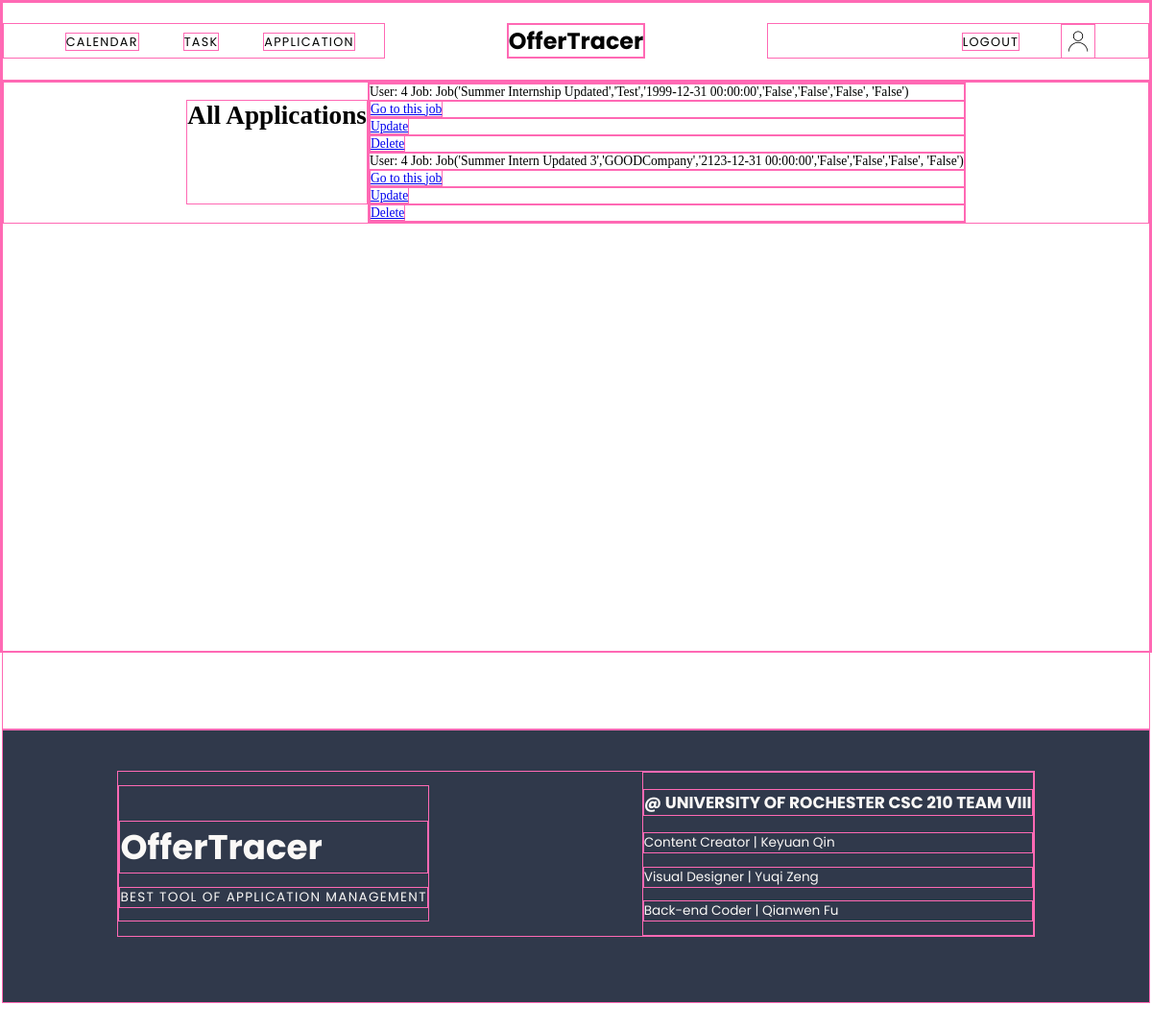
Before: /job (signed in) with the older database file.
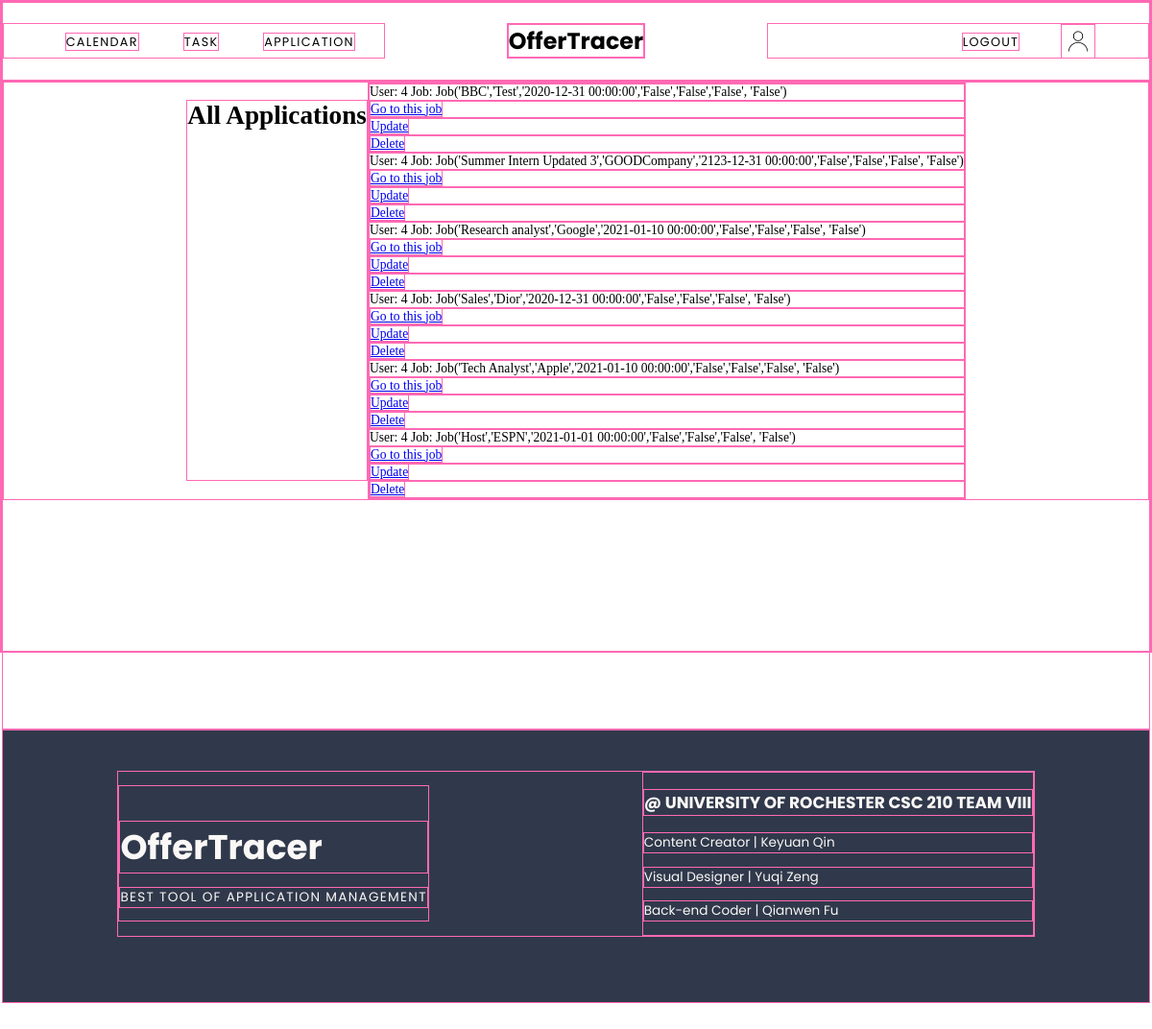
After: the same page with the newer database file.
### models.py (models this page shows)
class Job(db.Model):
	id = db.Column(db.Integer, primary_key=True)
	program = db.Column(db.String(100), nullable=False)
	company = db.Column(db.String(100), nullable=False)
	deadline = db.Column(db.DateTime)
	resume = db.Column(db.Boolean(False), nullable=False)
	resumeNotes = db.Column(db.Text)
	coverletter = db.Column(db.Boolean(False), nullable=False)
	coverletterNotes = db.Column(db.Text)
	transcript = db.Column(db.Boolean(False), nullable=False)
	transcriptNotes = db.Column(db.Text)
	onlineForm = db.Column(db.Boolean(False), nullable=False)#online application form whether filled out or not
	onlineFormNotes = db.Column(db.Text)
	user_id = db.Column(db.Integer, db.ForeignKey('user.id'), nullable=False)
	tasks = db.relationship('Task', backref='position', lazy=True)
	assessments = db.relationship('Assessment', backref='position', lazy=True)
	def __repr__(self):
		return f"Job('{self.program}','{self.company}','{self.deadline}','{self.resume}','{self.coverletter}','{self.transcript}', '{self.onlineForm}')"

### main.py (the view)
@main.route('/job')
@login_required
def job():
	jobs = Job.query.filter_by(user_id=current_user.id)
	return render_template('job.html', jobs=jobs)

### app.py (called while the page is built)
@login_manager.user_loader
def load_user(user_id):
	return User.query.get(int(user_id))

### templates/job.html (shortened to what this page needs)
{% extends "baseLogged.html" %}
{% block content %}
	<div class="appContainer container">
		<div class="sectionContainer">
			<h1>All Applications</h1>
			<div class="">
				{% for job in jobs %}
				<li>User: {{job.user_id}} Job: {{job}}</li>
				<li><a href="{{url_for('main.job_single', job_id=job.id)}}">Go to this job</a></li>
				<li><a href="{{url_for('main.job_update', job_id=job.id)}}">Update</a></li>
				<li><a href="{{url_for('main.job_delete', job_id=job.id)}}">Delete</a></li>
				{% endfor %}
			</div>
		</div>
	</div>
{% endblock %}

### templates/baseLogged.html (shortened to what this page needs)
<!DOCTYPE html>
<html lang="en">
<head>
	<link rel="stylesheet" type="text/css" href="{{ url_for('static', filename='css/nav.css') }}">
	<link rel="stylesheet" type="text/css" href="{{ url_for('static', filename='css/styles.css') }}">
	<link rel="stylesheet" type="text/css" href="{{ url_for('static', filename='css/dashboard.css') }}">
	<link rel="stylesheet" type="text/css" href="{{ url_for('static', filename='css/calendar.css') }}">
  	<link rel="stylesheet" type="text/css" href="{{ url_for('static', filename='css/task.css') }}">
  	<link rel="stylesheet" type="text/css" href="{{ url_for('static', filename='css/app.css') }}">
</head>
<body>
	{% if current_user.is_authenticated %}
	<nav class="main-menu auth">
		<div class="m1">
			<a href="{{url_for('main.calendar')}}">Calendar</a>
			<a href="{{url_for('main.task')}}">Task</a>
			<a href="{{url_for('main.job')}}">Application</a>
		</div>
		<div class="title">
			<a href="{{url_for('main.index')}}">OfferTracer</a>
		</div>
		<div class="m2">
			<a href="{{url_for('auth.logout')}}">Logout</a>
			<a href="{{url_for('main.dashboard')}}" class="accName">{{ name }}</a>
		</div>
	</nav>
	{% block content %}
	{% endblock %}
	<footer class="sectionContainer">
			<div class="content footerContent containAlignCenter">
				<div class="webName">
					<h3>OfferTracer</h3>
					<p>Best Tool of Application Management</p>
				</div>
				<div class="developer">
					<h3>@ University of Rochester CSC 210 TEAM VIII</h3>
					<p>Content Creator | Keyuan Qin</p>
					<p>Visual Designer | Yuqi Zeng</p>
					<p>Back-end Coder | Qianwen Fu</p>
				</div>
			</div>
	</footer>
	{% endif %}
</body>
</html>

### static/css/nav.css (style rules this page uses)
.main-menu { top: 0; width: 100%; display: grid; grid-template-columns: 1fr 1fr 1fr; padding-top: 25px; padding-bottom: 25px; }
.auth { background-color: white; }
.main-menu a { text-decoration: none; color:black; font-family: 'Poppins', sans-serif; }
.title { margin: 0 auto; align-self: center; text-align: center; }
.m1 { padding-left: 50px; padding-top: 11px; }
.m2 { padding-right: 40px; text-align: right; padding-top: 11px; }
.title a { font-size: 28px; font-weight: bolder; }
.m1 a, .m2 a { text-transform: uppercase; margin-left: 25px; margin-right: 25px; font-size: 15px; letter-spacing: 1.5px; }
.accName { background-image: url(../images/user.png); background-repeat: no-repeat; background-position: right; background-size: contain; padding-right: 40px; padding-top: 10px; padding-bottom: 10px; }

### static/css/styles.css (style rules this page uses)
html, body, .container { margin: 0; height: 100%; }
li { list-style: none; }
.sectionContainer { margin: 0 auto; width: 100%; align-self: center; display: flex; flex-wrap: wrap; justify-content: center; }
.content { height: auto; max-width: 80%; font-family: 'Poppins', sans-serif; display: flex; align-items: center; }
.containAlignCenter { margin: 0 auto; align-self: center; display: flex; flex-wrap: wrap; justify-content: center; }
footer { background-color: #30394b; }
.footerContent { color: #faf8f6; margin-top: 50px; margin-bottom: 80px; width: 100%; justify-content: space-between; }
.webName h3 { font-size: 42px; margin-bottom: 0px; padding-bottom: 0; }
.webName p { text-transform: uppercase; letter-spacing: 1.5px; }
.developer h3 { text-transform: uppercase; font-size: 20px; }
@media (max-width: 1350px) { html { zoom: 90%; } }
@media (max-width: 1250px) { html { zoom: 85%; } }

### static/css/calendar.css (style rules this page uses)
*, *:before, *:after { -moz-box-sizing: border-box; -webkit-box-sizing: border-box; box-sizing: border-box; }

### static/css/app.css (style rules this page uses)
* { border: 1px solid hotpink; }

Changed rows visible on the page:
changed Job: program+company+deadline "Job('Summer Internship Updated','Test','1999-12-31 00:00:00','False','False','False', 'False')" → "Job('BBC','Test','2020-12-31 00:00:00','False','False','False', 'False')"
added Job: user_id "4", program+company+deadline "Job('Research analyst','Google','2021-01-10 00:00:00','False','False','False', 'False')"
added Job: user_id "4", program+company+deadline "Job('Sales','Dior','2020-12-31 00:00:00','False','False','False', 'False')"
added Job: user_id "4", program+company+deadline "Job('Tech Analyst','Apple','2021-01-10 00:00:00','False','False','False', 'False')"
added Job: user_id "4", program+company+deadline "Job('Host','ESPN','2021-01-01 00:00:00','False','False','False', 'False')"
